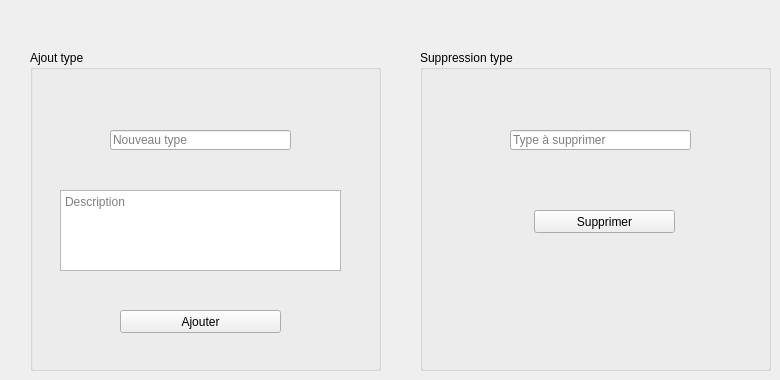
   <widget class="QWidget" name="addT">
    <attribute name="title">
     <string>Type de Client</string>
    </attribute>
    <widget class="QGroupBox" name="groupBox_5">
     <property name="geometry">
      <rect>
       <x>30</x>
       <y>50</y>
       <width>351</width>
       <height>321</height>
      </rect>
     </property>
     <property name="title">
      <string>Ajout type</string>
     </property>
     <widget class="QLineEdit" name="lineEdit_type">
      <property name="geometry">
       <rect>
        <x>80</x>
        <y>80</y>
        <width>181</width>
        <height>20</height>
       </rect>
      </property>
      <property name="styleSheet">
       <string notr="true"/>
      </property>
      <property name="placeholderText">
       <string>Nouveau type</string>
      </property>
     </widget>
     <widget class="QTextEdit" name="textEdit">
      <property name="geometry">
       <rect>
        <x>30</x>
        <y>140</y>
        <width>281</width>
        <height>81</height>
       </rect>
      </property>
      <property name="styleSheet">
       <string notr="true">QLineEdit {
    border: 2px solid gray;
    border-radius: 10px;
    padding: 0 8px;
    background: yellow;
    selection-background-color: darkgray;
}</string>
      </property>
      <property name="documentTitle">
       <string/>
      </property>
      <property name="lineWrapMode">
       <enum>QTextEdit::WidgetWidth</enum>
      </property>
      <property name="placeholderText">
       <string>Description</string>
      </property>
     </widget>
     <widget class="QPushButton" name="pb_ajouter_type">
      <property name="geometry">
       <rect>
        <x>90</x>
        <y>260</y>
        <width>161</width>
        <height>23</height>
       </rect>
      </property>
      <property name="text">
       <string>Ajouter</string>
      </property>
     </widget>
    </widget>
    <widget class="QGroupBox" name="groupBox">
     <property name="geometry">
      <rect>
       <x>420</x>
       <y>50</y>
       <width>351</width>
       <height>321</height>
      </rect>
     </property>
     <property name="title">
      <string>Suppression type</string>
     </property>
     <widget class="QLineEdit" name="lineEdit_typec_supp">
      <property name="geometry">
       <rect>
        <x>90</x>
        <y>80</y>
        <width>181</width>
        <height>20</height>
       </rect>
      </property>
      <property name="placeholderText">
       <string>Type à supprimer</string>
      </property>
     </widget>
     <widget class="QPushButton" name="pb_supprimer_type">
      <property name="geometry">
       <rect>
        <x>114</x>
        <y>160</y>
        <width>141</width>
        <height>23</height>
       </rect>
      </property>
      <property name="text">
       <string>Supprimer</string>
      </property>
     </widget>
    </widget>
   </widget>
